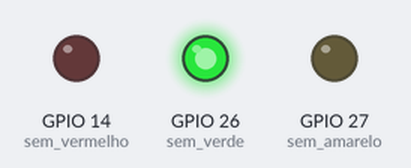
Bench run of a program on a simulated ESP32 board running MicroPython. Shown: output pins drawn as LEDs (lit = HIGH). Wiring (from the project's diagram.json): red LED on GPIO 14, green LED on GPIO 26, yellow LED on GPIO 27.

Above: at 1.5 s.
At 4.5 s:
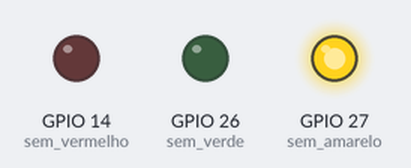
At 8.5 s:
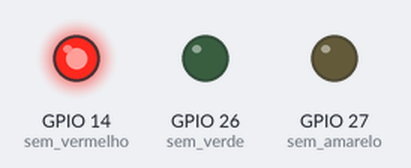
At 11.5 s:
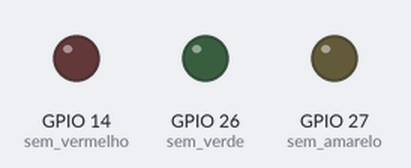
Timing chart, 0 to 15.6 s (numbered marks = the images above):
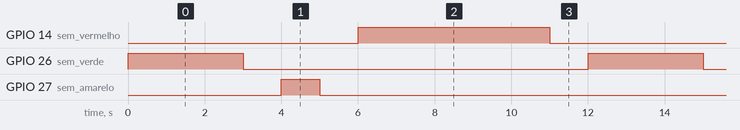

The program:

main.py
```python
import machine
import time

sem_vermelho = machine.Pin(14, machine.Pin.OUT )
sem_amarelo = machine.Pin(27, machine.Pin.OUT)
sem_verde = machine.Pin(26, machine.Pin.OUT)

while True:
  sem_verde.value(1)
  time.sleep(3)
  sem_verde.value(0)
  time.sleep(1)

  sem_amarelo.value(1)
  time.sleep(1)
  sem_amarelo.value(0)
  time.sleep(1)

  sem_vermelho.value(1)
  time.sleep(5)
  sem_vermelho.value(0)
  time.sleep(1)
  
```

Measured:
- by itself, GPIO 14 (sem_vermelho): alternates HIGH for 5.0 s and LOW for 7.0 s
- by itself, GPIO 26 (sem_verde): alternates HIGH for 3.0 s and LOW for 9.0 s
- by itself, GPIO 27 (sem_amarelo): alternates HIGH for 1.0 s and LOW for 11.0 s
